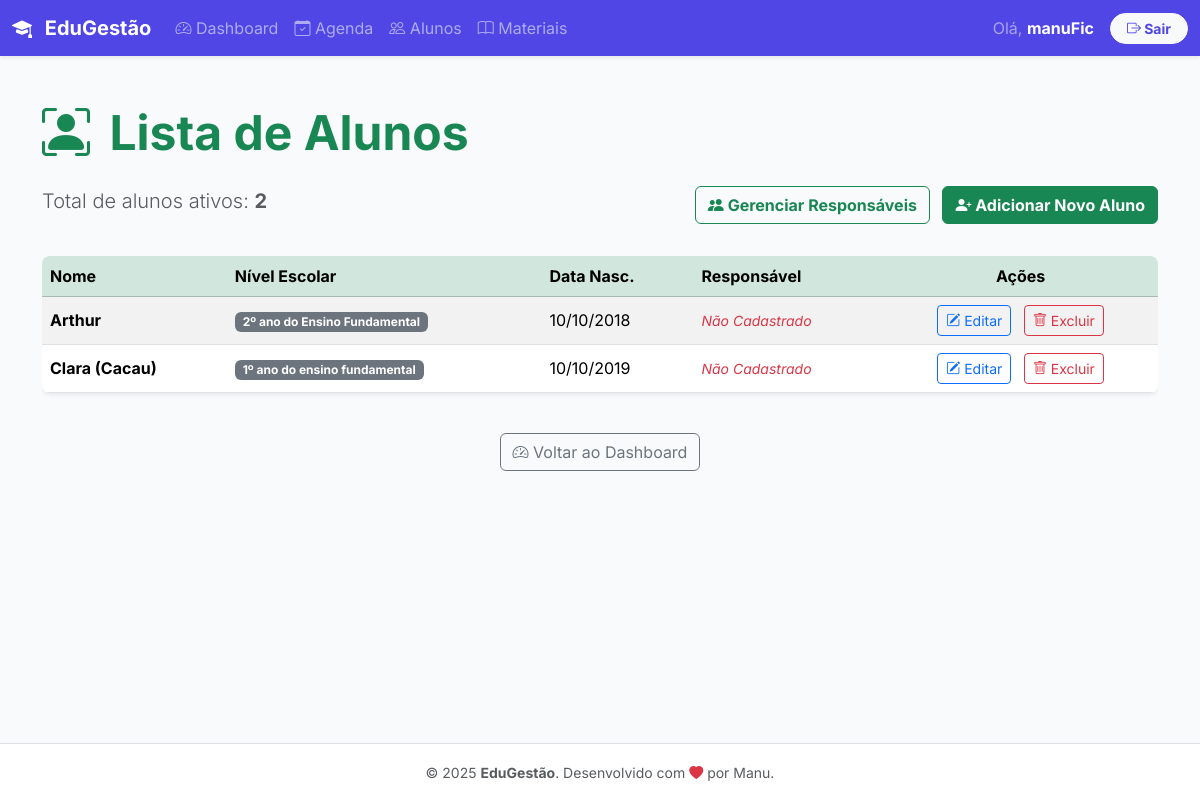
The page /alunos/ (signed in) on the database its author committed.
### alunos/models.py (models this page shows, shortened)
class Aluno(models.Model):
    ID_Aluno = models.AutoField(primary_key=True)
    professor = models.ForeignKey(User, on_delete=models.CASCADE, related_name='alunos', null=True)
    Nome = models.CharField(max_length=100)
    DataNascimento = models.DateField()
    NivelEscolar = models.CharField(
        max_length=50,
        choices=NIVEL_ESCOLAR_CHOICES,
        default='OUTRO',
        blank=False,
        null=False,
        db_index=True)
    ObservacoesProgresso = models.TextField(blank=True)
    ativo = models.BooleanField(default=True)
    responsavel = models.ForeignKey(
        Responsavel,
        on_delete=models.SET_NULL,
        null=True,
        blank=True,
        related_name='alunos_associados'
    )

### alunos/views.py (the view)
# urls.py: path('', AlunoListView.as_view(), name='lista_alunos'),
class AlunoListView(LoginRequiredMixin, ListView):
    model = Aluno
    context_object_name = 'alunos'
    template_name = 'alunos/aluno_lista.html'
    def get_queryset(self):
        return Aluno.objects.filter(professor=self.request.user).order_by('Nome')

### alunos/templates/alunos/aluno_lista.html (shortened to what this page needs)
{% extends 'base.html' %}
{% block content %}
<div class="container my-5">
    <h1 class="display-5 fw-bold text-success mb-4">
        <i class="bi bi-person-bounding-box me-2"></i> Lista de Alunos
    </h1>
    <div class="d-flex justify-content-between mb-4">
        <p class="lead text-muted">Total de alunos ativos: <span class="fw-bold">{{ alunos.count }}</span></p>
        <div>
            <a href="{% url 'alunos:lista_responsaveis' %}" class="btn btn-outline-success me-2 fw-bold">
                <i class="bi bi-people-fill"></i> Gerenciar Responsáveis
            </a>
            <a href="{% url 'alunos:adicionar_aluno' %}" class="btn btn-success fw-bold">
                <i class="bi bi-person-plus-fill"></i> Adicionar Novo Aluno
            </a>
        </div>
    </div>
    {% if alunos %}
        <div class="table-responsive">
            <table class="table table-striped table-hover align-middle shadow-sm rounded-3 overflow-hidden">
                <thead class="table-success text-white">
                    <tr>
                        <th scope="col">Nome</th>
                        <th scope="col">Nível Escolar</th>
                        <th scope="col">Data Nasc.</th>
                        <th scope="col">Responsável</th>
                        <th scope="col" class="text-center">Ações</th>
                    </tr>
                </thead>
                <tbody>
                    {% for aluno in alunos %}
                    <tr>
                        <td class="fw-bold">{{ aluno.Nome }}</td>
                        <td>
                            <span class="badge text-bg-secondary">{{ aluno.get_NivelEscolar_display }}</span>
                        </td>
                        <td>{{ aluno.DataNascimento|date:"d/m/Y" }}</td>
                        <td>
                            {% if aluno.responsavel %}
                                {{ aluno.responsavel.Nome }}
                                <span class="d-block small text-muted">{{ aluno.responsavel.Telefone }}</span>
                            {% else %}
                                <span class="text-danger small fst-italic">Não Cadastrado</span>
                            {% endif %}
                        </td>
                        <td class="text-center text-nowrap">
                            <a href="{% url 'alunos:editar_aluno' pk=aluno.pk %}"
                               class="btn btn-sm btn-outline-primary me-2"
                               title="Editar Informações">
                                <i class="bi bi-pencil-square"></i> Editar
                            </a>
                            <a href="{% url 'alunos:deletar_aluno' pk=aluno.pk %}"
                               class="btn btn-sm btn-outline-danger"
                               title="Excluir Aluno"
                               onclick="return confirm('ATENÇÃO: Você tem certeza que deseja excluir o aluno {{ aluno.Nome }}?');">
                                <i class="bi bi-trash"></i> Excluir
                            </a>
                        </td>
                    </tr>
                    {% endfor %}
                </tbody>
            </table>
        </div>
    {% else %}
        <div class="alert alert-info text-center mt-5 shadow-sm" role="alert">
            <i class="bi bi-info-circle-fill me-2"></i>
            Você ainda não tem alunos cadastrados.
            <a href="{% url 'alunos:adicionar_aluno' %}" class="alert-link fw-bold">Clique aqui para adicionar o primeiro aluno!</a>
        </div>
    {% endif %}
    <div class="mt-4 text-center">
        <a href="{% url 'principal:dashboard' %}" class="btn btn-outline-secondary">
            <i class="bi bi-speedometer2"></i> Voltar ao Dashboard
        </a>
    </div>
</div>
{% endblock %}

### templates/base.html (shortened to what this page needs)
{% load static %}
<!doctype html>
<html lang="pt-br">
<head>
    <link href="https://cdn.jsdelivr.net/npm/bootstrap@5.3.3/dist/css/bootstrap.min.css" rel="stylesheet"
>
    <link rel="stylesheet" href="https://cdn.jsdelivr.net/npm/bootstrap-icons@1.11.3/font/bootstrap-icons.min.css">
</head>
<body class="d-flex flex-column min-vh-100">
    <nav class="navbar navbar-expand-lg navbar-dark bg-primary shadow-sm sticky-top">
        <div class="container-fluid">
            <a class="navbar-brand fw-bold" href="{% url 'principal:home' %}">
                <i class="bi bi-mortarboard-fill me-2"></i> EduGestão
            </a>
            <div class="collapse navbar-collapse" id="navbarNav">
                <ul class="navbar-nav me-auto mb-2 mb-lg-0">
                    {% if user.is_authenticated %}
                    <li class="nav-item">
                        <a class="nav-link" href="{% url 'principal:dashboard' %}">
                            <i class="bi bi-speedometer2"></i> Dashboard
                        </a>
                    </li>
                    <li class="nav-item">
                        <a class="nav-link" href="{% url 'aulas:lista_aulas' %}">
                            <i class="bi bi-calendar-check"></i> Agenda
                        </a>
                    </li>
                    <li class="nav-item">
                        <a class="nav-link" href="{% url 'alunos:lista_alunos' %}">
                            <i class="bi bi-people"></i> Alunos
                        </a>
                    </li>
                    <li class="nav-item">
                        <a class="nav-link" href="{% url 'materiais:lista_materiais' %}">
                            <i class="bi bi-book"></i> Materiais
                        </a>
                    </li>
                    {% endif %}
                </ul>
               <ul class="navbar-nav">
                    {% if user.is_authenticated %}
                        <li class="nav-item d-flex align-items-center me-3">
                            <span class="nav-link text-white-50 p-0">
                                Olá, <strong class="fw-bold text-white">
                                {{ user.username }}
                                </strong>
                            </span>
                        </li>
                        <li class="nav-item">
                            <form action="{% url 'logout' %}" method="post" class="d-inline">
                                <button type="submit"
                                        class="btn btn-sm btn-light text-primary fw-bold px-3 rounded-pill">
                                    <i class="bi bi-box-arrow-right"></i> Sair
                                </button>
                            </form>
                        </li>
                        {% endif %}
                </ul>
            </div>
        </div>
    </nav>
    <main class="flex-shrink-0">
        {% block content %}{% endblock %}
    </main>
    <footer class="footer mt-auto py-3 bg-white border-top shadow-sm">
        <div class="container text-center">
            <span class="text-muted small">
                © {% now "Y" %} <strong>EduGestão</strong>. Desenvolvido com <i class="bi bi-heart-fill text-danger"></i> por Manu.
            </span>
        </div>
    </footer>
</body>
</html>

### templates/base.html (style rules this page uses)
:root { --bs-primary: #4f46e5; --bs-success: #198754; --bs-info: #0d6efd; --bs-light: #f9fafb; }
body { font-family: 'Inter', sans-serif; background-color: var(--bs-light); min-height: 100vh; display: flex; flex-direction: column; }
main { flex-grow: 1; }
.text-primary { color: var(--bs-primary) !important; }
.bg-primary { background-color: var(--bs-primary) !important; }

### rows shown on the page
Aluno: Nome "Arthur", NivelEscolar "2º ano do Ensino Fundamental", DataNascimento "10/10/2018", shows "Não Cadastrado"
Aluno: Nome "Clara (Cacau)", NivelEscolar "1º ano do ensino fundamental", DataNascimento "10/10/2019", shows "Não Cadastrado"

### other values the page prints
{{ user.username }} "manuFic"
{{ alunos.count }} "2"
